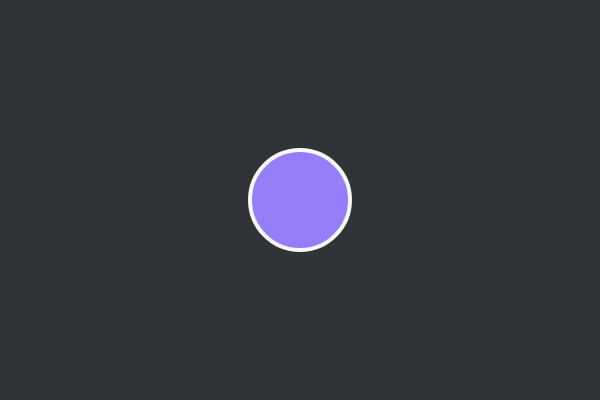
Frame 1 (no input)
Frame 60 (no input): identical to frame 1, image omitted
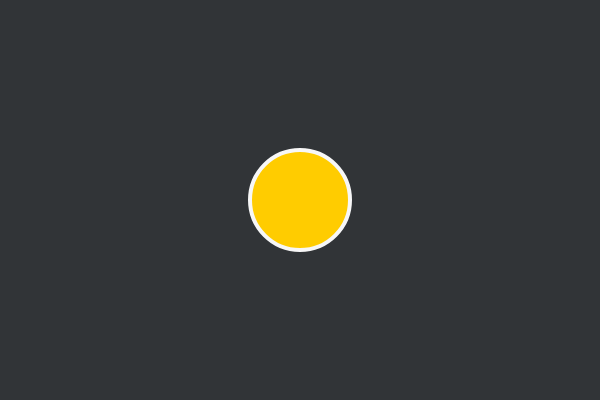
Frame 120 (the mouse pressed at the canvas centre since frame 60)

The p5.js sketch that drew these frames (run headless with seeded random() and noise() and a simulated clock; from frame 60 on, the mouse is pressed at the canvas centre):

// p5.js sketch
// ── sketch.js
// if - else if

function setup() {
	createCanvas(600, 400);
}

function draw() {
	background('#313437')
	stroke('#F7F7F7')
	strokeWeight(4)
	noFill()
	if (mouseX > 250 && mouseX < 350) {
		fill('#ffcc00')
	} else {
		fill('#967efb')
	}
	ellipse(300, 200, 100, 100)
}
